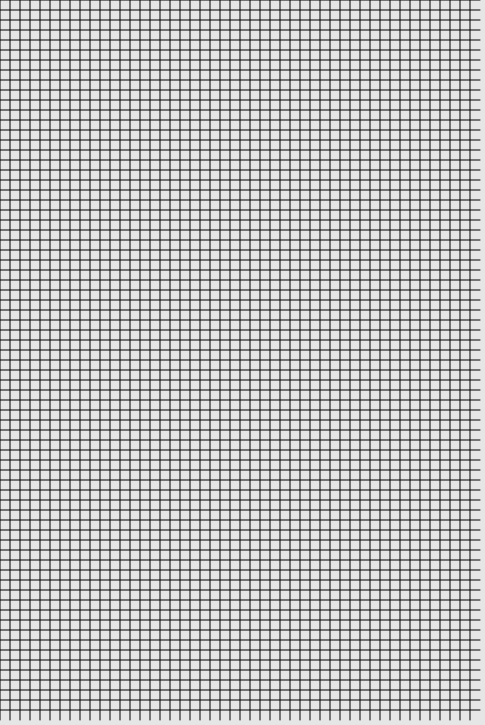
Frame 1 (no input)
Frame 60 (no input): identical to frame 1, image omitted
Frame 120 (the mouse pressed at the canvas centre since frame 60): identical to frame 1, image omitted

The p5.js sketch that drew this single still picture (run headless with seeded random() and noise() and a simulated clock; from frame 60 on, the mouse is pressed at the canvas centre):

// p5.js sketch
// ── sketch.js
const scale = 10
const xSize = 48 * scale
const ySize = 72 * scale
const pixSize = xSize / 48;

function setup() {
  createCanvas(xSize + 5, ySize + 5)
  background(230)
  for (let i = 0; i < xSize; i += pixSize) {
    line(i, 0, i, ySize)
  }
  for (let i = 0; i < ySize; i += pixSize) {
    line(0, i, xSize, i)
  }
}

function draw() {

}
